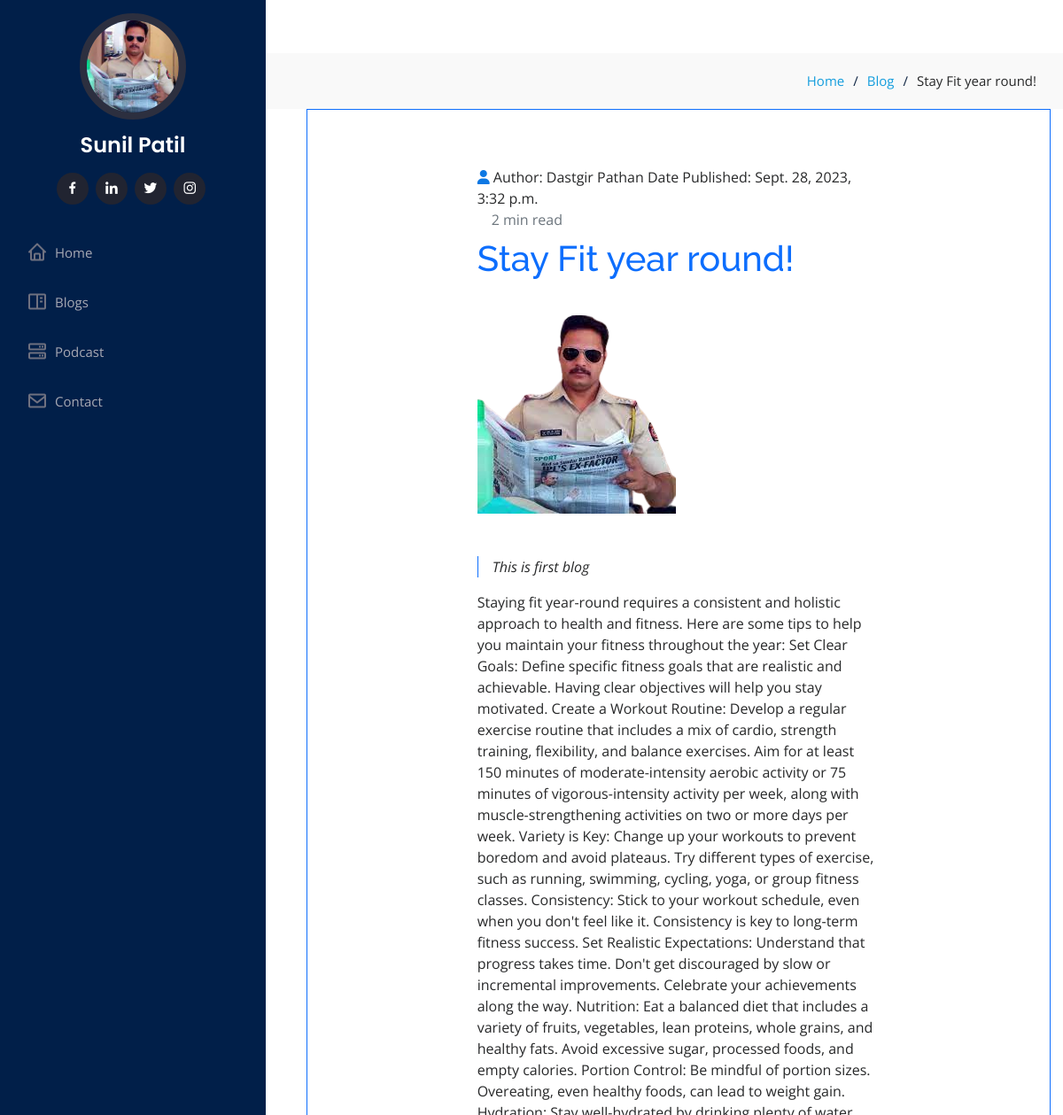
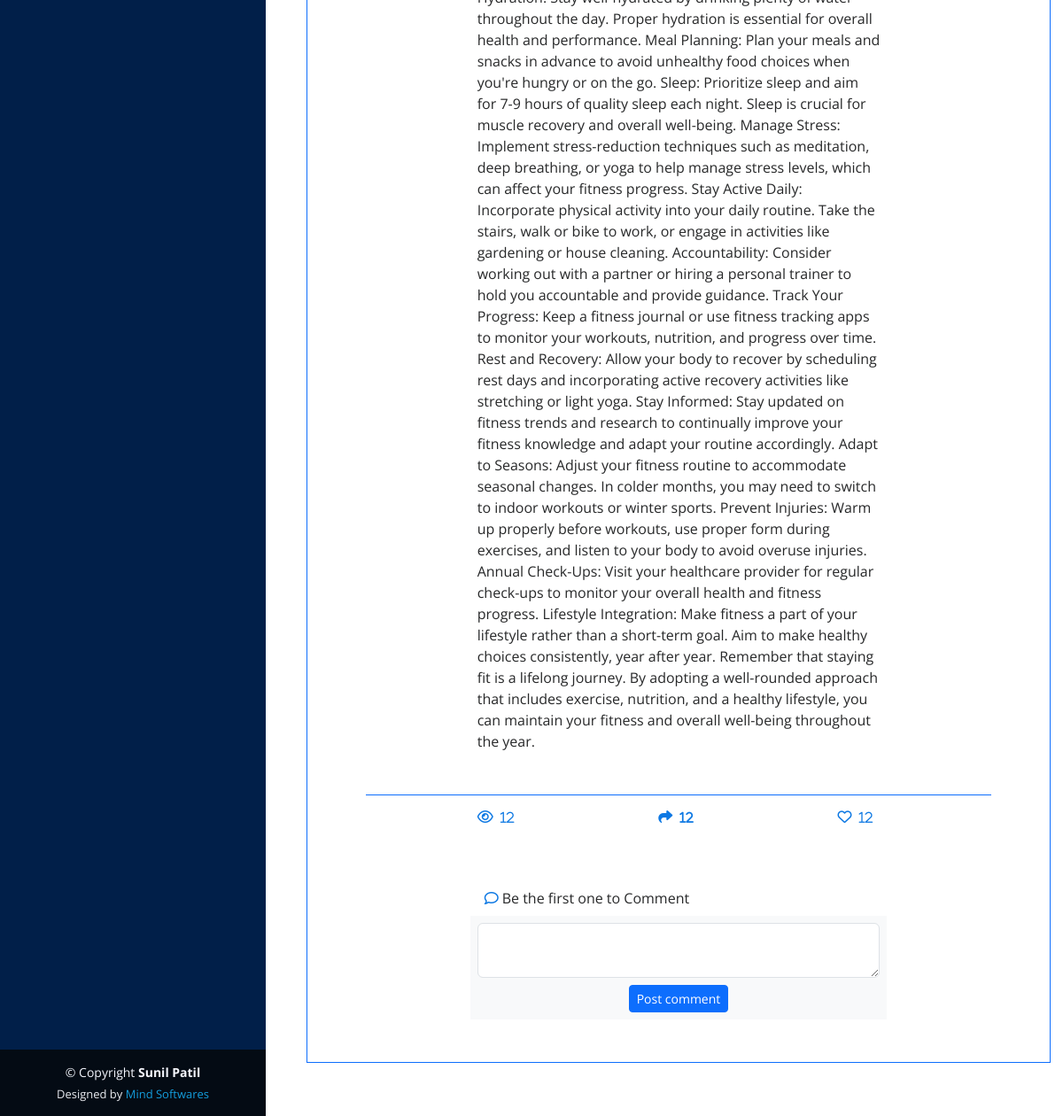
The app's page /post/4 with its own data (2 pictures, top to bottom).
### my_blog/models.py (models this page shows, shortened)
class Post(models.Model):
    title = models.CharField(max_length=200, null=True)
    post_image = models.ImageField(null=True, upload_to='post_images/')
    sub_title = models.CharField(max_length=500, null = True)
    content = models.TextField()
    author = models.ForeignKey(User, on_delete=models.CASCADE)
    date_published = models.DateTimeField(auto_now_add=True)
    categories = models.ManyToManyField('Category')

### my_blog/views.py (the view)
# urls.py: path('post/<int:pk>', views.Post.as_view(), name = 'post'),
class Post(DetailView):
  model = Postss
  template_name = 'post.html'

### my_blog/templates/post.html (shortened to what this page needs)
{% extends 'index.html' %}
{% load static %}
{% block main-content %}
{% block owl %}
<link href="{% static 'lib/owlcarousel/assets/owl.carousel.min.css' %}" rel="stylesheet">
<link rel="stylesheet" href="https://cdnjs.cloudflare.com/ajax/libs/font-awesome/6.4.2/css/all.min.css" />
{% endblock owl %}
<main id="main">
  <section>
    <section id="breadcrumbs" class="breadcrumbs">
      <div class="container mx-auto">
        <div class="d-flex justify-content-end">
          <ol>
            <li><a href="{% url 'home' %}">Home</a></li>
            <li><a href="{% url 'blog' %}">Blog</a></li>
            <li>{{post.title}} </li>
          </ol>
        </div>
      </div>
    </section>
    <div class="container-fluid">
      <div class="container border border-primary mx-3">
        <div class="row p-5">
          <div class="col-12  my-3">
            <div class="col-sm-8 d-flex mx-auto">
              <span><i class="fa fa-user" style="color: #0d78e3;"></i> Author: {{post.author.first_name}} {{post.author.last_name}} Date Published: {{post.date_published}}<div class="ms-3 text-secondary">2 min read</div> </span>
            </div>
            <div class="col">
              <div class="col-sm-8 mx-auto">
                <h1 class=" text-primary my-2">{{post.title}}</h1>
              </div>
            </div>
          </div>
          <div class="col-12 justify-content-center my-3 ">
            <div class="col-sm-8 mx-auto">
              <img src="{{post.post_image.url}}" class="img-fluid" alt="">
            </div>
          </div>
          <div class="col-12 my-3">
            <div class="col-sm-8 mx-auto">
              <div class="col border-start border-primary my-3">
                <p class=" mx-3" style="font-style: italic;">{{post.sub_title}}</p>
              </div>
              <p class="font-italic">
                {{post.content}} </p>
            </div>
          </div>
          <div class="col-12 mt-3 border-top border-primary">
            <div class="col-sm-8 d-flex mx-auto my-3 justify-content-between">
              <i class="fa-regular fa-eye text-right" style="color: #0d78e3;"><small class="px-2">12</small></i>
              <i class="fa fa-share" style="color: #0d78e3;"><small class="px-2">12</small></i>
              <i class="fa-regular fa-heart " style="color: #0d78e3;"><small class="px-2">12</small></i>
            </div>
          </div>
        </div>
        <div class="container mb-5">
          <div class="d-flex justify-content-center row">
            <div class="col-md-8">
              <div class="d-flex flex-column comment-section">
                <div class="bg-white">
                  <div class="d-flex flex-row fs-12">
                    <div class="like p-2 cursor mx-2"><i class="fa-regular fa-comment" style="color: #0d78e3;"></i></i><span class="ms-1">Be the first one to Comment</span></div>
                  </div>
                </div>
                <div class="bg-light p-2">
                  <div class="d-flex flex-row align-items-center"><textarea
                      class="form-control ml-1 shadow-none textarea"></textarea></div>
                  <div class="mt-2 text-center"><button class="btn btn-primary btn-sm shadow-none" type="button">Post
                      comment</button></div>
                </div>
              </div>
            </div>
          </div>
        </div>
      </div>
    </div>
  </section>
</main>
{% endblock main-content %}

### my_blog/static/assets/css/style.css (style rules this page uses)
body { font-family: "Open Sans", sans-serif; color: #272829; }
a { color: #149ddd; text-decoration: none; }
h1, h2, h3, h4, h5, h6 { font-family: "Raleway", sans-serif; }
#main { margin-left: 300px; }
.container, .container-fluid { padding-left: 30px; padding-right: 30px; }
section { padding: 60px 0; overflow: hidden; }
.breadcrumbs { padding: 20px 0; background: #f9f9f9; }
.breadcrumbs ol { display: flex; flex-wrap: wrap; list-style: none; padding: 0; margin: 0; font-size: 15px; }
.breadcrumbs ol li+li { padding-left: 10px; }
.breadcrumbs ol li+li::before { display: inline-block; padding-right: 10px; color: #0e2442; content: "/"; }

### records on screen
Post: title "Stay Fit year round!", author.first_name "Dastgir", author.last_name "Pathan", date_published "Sept. 28, 2023, 3:32 p.m.", post_image (picture), sub_title "This is first blog", content "Staying fit year-round requires a consistent and holistic approach to health and fitness. Here are some tips to help you maintain your fitness throughout the year: Set Clear Goals: Define specific fitness goals that are realistic and achievable. Having clear objectives will help you stay motivated. Create a Workout Routine: Develop a regular exercise routine that includes a mix of cardio, strength training, flexibility, and balance exercises. Aim for at least 150 minutes of moderate-intensity aerobic activity or 75 minutes of vigorous-intensity activity per week, along with muscle-strengthening activities on two or more days per week. Variety is Key: Change up your workouts to prevent…"
